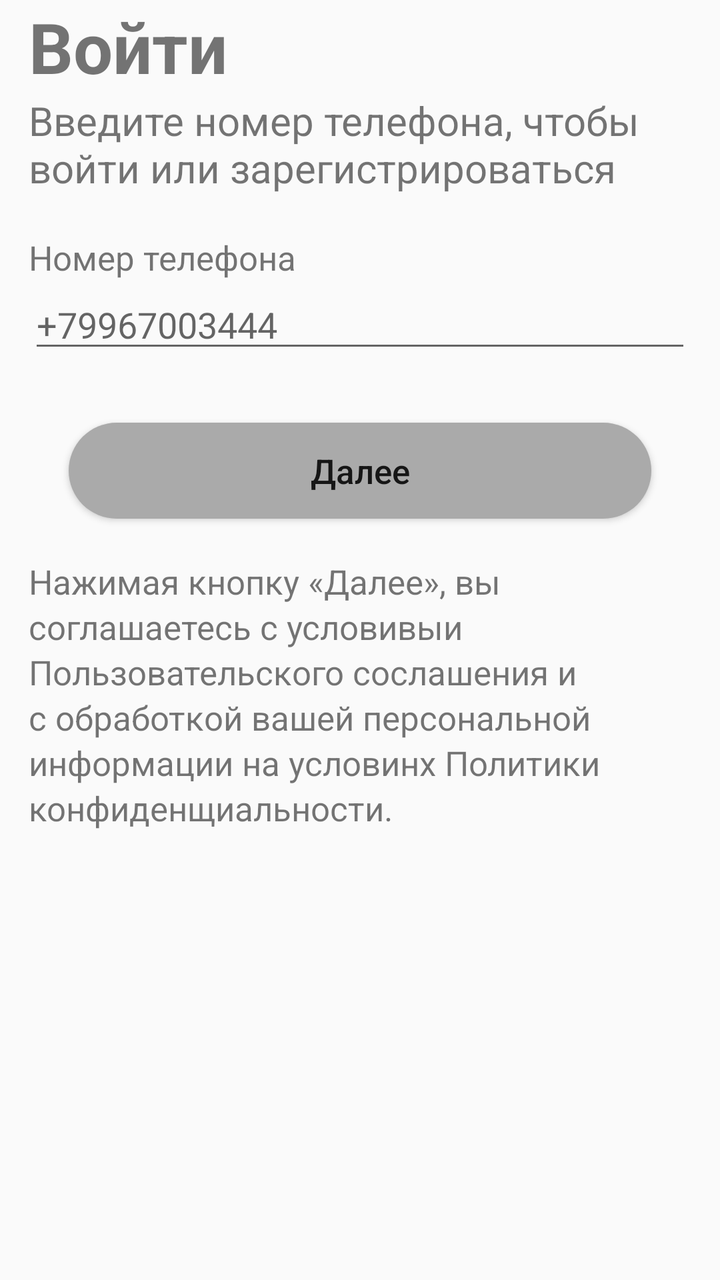
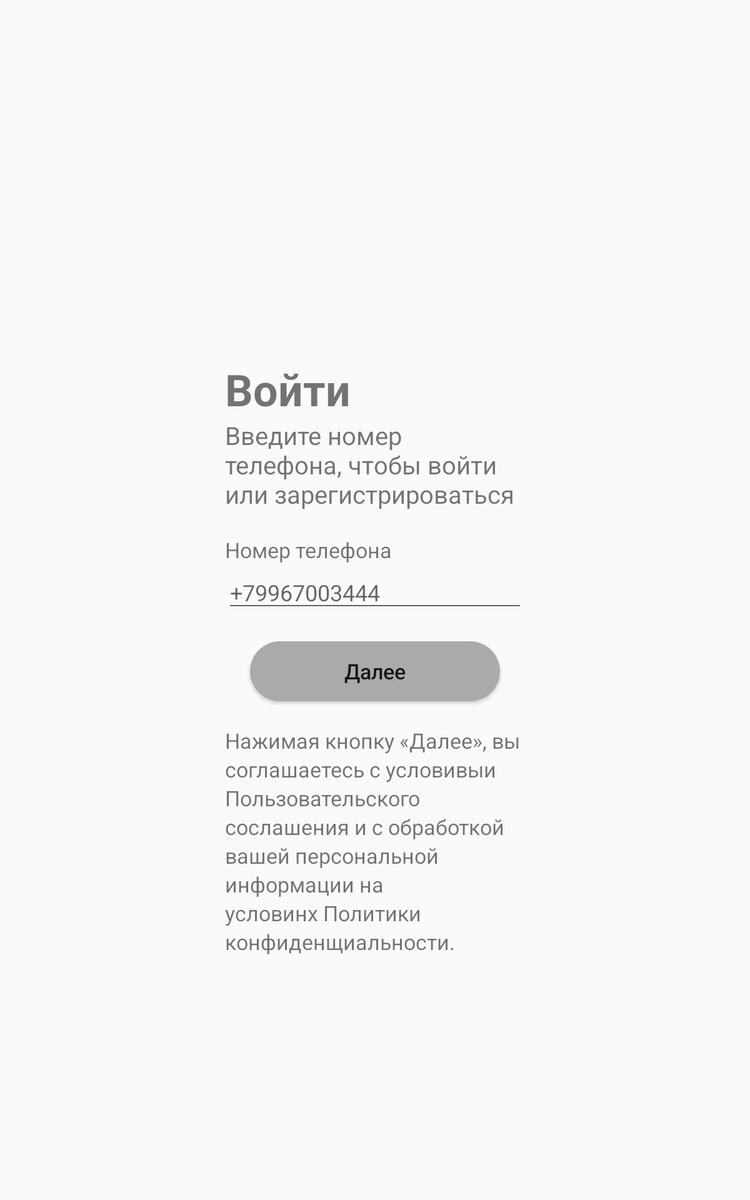

First picture: res/layout/ on a phone held upright. Second picture: the repository's own variant of that layout, on a device whose configuration matches the variant's folder. Source for both follows.
<!-- AndroidManifest.xml: application theme Theme.MobileClient -->
<!-- res/layout/fragment_authorization.xml -->
<?xml version="1.0" encoding="utf-8"?>
<FrameLayout xmlns:android="http://schemas.android.com/apk/res/android"
    xmlns:app="http://schemas.android.com/apk/res-auto"
    xmlns:tools="http://schemas.android.com/tools"
    android:layout_width="match_parent"
    android:layout_height="match_parent"
    tools:context=".presentation.AuthorizationFragment">

    <androidx.constraintlayout.widget.ConstraintLayout

        android:layout_width="match_parent"
        android:layout_height="match_parent">

        <TextView
            android:id="@+id/enter"
            android:layout_width="0dp"
            android:layout_height="wrap_content"
            android:text="@string/enter"
            android:textSize="35sp"
            android:textStyle="bold"
            app:layout_constraintLeft_toRightOf="@+id/guidelineLeft"
            app:layout_constraintTop_toTopOf="parent" />

        <TextView
            android:id="@+id/text_1"
            android:layout_width="0dp"
            android:layout_height="wrap_content"
            android:text="@string/authorization_text_1"
            android:textSize="20sp"
            app:layout_constrainedHeight="true"
            app:layout_constrainedWidth="true"
            app:layout_constraintLeft_toRightOf="@+id/guidelineLeft"
            app:layout_constraintRight_toLeftOf="@id/guidelineRight"
            app:layout_constraintTop_toBottomOf="@id/enter" />

        <TextView
            android:id="@+id/text_2"
            android:layout_width="0dp"
            android:layout_height="wrap_content"
            android:layout_marginTop="20sp"
            android:text="@string/authorization_text_2"
            android:textSize="17sp"
            app:layout_constraintLeft_toRightOf="@+id/guidelineLeft"
            app:layout_constraintTop_toBottomOf="@id/text_1" />

        <LinearLayout
            android:id="@+id/linerLay"
            android:layout_width="0dp"
            android:layout_height="wrap_content"
            app:layout_constraintEnd_toEndOf="@id/guidelineRight"
            app:layout_constraintStart_toStartOf="@id/guidelineLeft"
            app:layout_constraintTop_toBottomOf="@id/text_2">

            <EditText
                android:id="@+id/input_number"
                android:layout_width="match_parent"
                android:layout_height="wrap_content"
                android:hint="@string/number_phone"
                android:inputType="number|phone"
                android:selectAllOnFocus="true"
                android:stretchColumns="1" />
        </LinearLayout>
        <TextView
            android:id="@+id/text_error"
            android:visibility="gone"
            android:layout_width="0dp"
            android:layout_height="wrap_content"
            android:text="@string/error"
            android:textSize="17sp"
            android:textColor="@color/red"
            app:layout_constraintLeft_toRightOf="@+id/guidelineLeft"
            app:layout_constraintTop_toBottomOf="@id/linerLay" />

        <Button
            android:id="@+id/button"
            style="@style/MyStyle.ButtonMain"
            android:layout_width="0dp"
            android:layout_height="wrap_content"
            android:layout_marginTop="30sp"
            android:layout_marginStart="20sp"
            android:layout_marginEnd="20sp"
            android:text="@string/further"
            android:textAllCaps="false"
            android:textSize="17sp"
            app:layout_constraintEnd_toStartOf="@id/guidelineRight"
            app:layout_constraintStart_toStartOf="@id/guidelineLeft"
            app:layout_constraintTop_toBottomOf="@id/linerLay" />

        <TextView
            android:id="@+id/text_3"
            android:layout_width="0dp"
            android:layout_height="wrap_content"
            android:layout_marginTop="20sp"
            android:lineSpacingExtra="3dp"
            android:text="@string/user_agreement"
            android:textSize="17sp"
            app:layout_constrainedHeight="true"
            app:layout_constrainedWidth="true"
            app:layout_constraintLeft_toRightOf="@+id/guidelineLeft"
            app:layout_constraintRight_toLeftOf="@id/guidelineRight"
            app:layout_constraintTop_toBottomOf="@+id/button" />


        <androidx.constraintlayout.widget.Guideline
            android:id="@+id/guidelineLeft"
            android:layout_width="wrap_content"
            android:layout_height="wrap_content"
            android:orientation="vertical"
            app:layout_constraintGuide_percent="0.04" />

        <androidx.constraintlayout.widget.Guideline
            android:id="@+id/guidelineRight"
            android:layout_width="wrap_content"
            android:layout_height="wrap_content"
            android:orientation="vertical"
            app:layout_constraintGuide_percent="0.96" />

        <ProgressBar
            android:id="@+id/progressBar"
            style="?android:attr/progressBarStyle"
            android:layout_width="wrap_content"
            android:layout_height="wrap_content"
            android:visibility="gone"
            app:layout_constraintBottom_toBottomOf="parent"
            app:layout_constraintEnd_toEndOf="parent"
            app:layout_constraintStart_toStartOf="parent"
            app:layout_constraintTop_toTopOf="parent" />

    </androidx.constraintlayout.widget.ConstraintLayout>

</FrameLayout>
<!-- resources referenced by this layout -->
<resources>
  <color name="red">#FF0000</color>
  <string name="authorization_text_1">Введите номер телефона, чтобы войти или зарегистрироваться</string>
  <string name="authorization_text_2">Номер телефона</string>
  <string name="enter">Войти</string>
  <string name="error">Ошибка, возможно проблема частых запросов </string>
  <string name="further">Далее</string>
  <string name="number_phone">+79967003444</string>
  <string name="user_agreement">Нажимая кнопку «Далее», вы соглашаетесь с условивыи Пользовательского сослашения и с обработкой вашей персональной информации на условинх Политики конфиденщиальности.</string>
  <style name="MyStyle.ButtonMain">
          <item name="android:background">@drawable/button_main</item>
      </style>
  <style name="Theme.MobileClient" parent="Theme.AppCompat.Light.NoActionBar">
          
          <item name="colorPrimary">@color/white</item>
          <item name="colorPrimaryVariant">@color/white</item>
          <item name="colorOnPrimary">@color/white</item>
          
          <item name="colorSecondary">@color/teal_200</item>
          <item name="colorSecondaryVariant">@color/teal_700</item>
          <item name="colorOnSecondary">@color/black</item>
          
          <item name="android:statusBarColor" tools:targetApi="l">?attr/colorPrimaryVariant</item>
          
      </style>
  <!-- drawable button_main (drawable) -->
  <?xml version="1.0" encoding="utf-8"?>
  <selector xmlns:android="http://schemas.android.com/apk/res/android">
      <item android:drawable="@drawable/rounded_button"/>
      <item android:state_pressed="true"
          android:drawable="@drawable/rounded_button"/>
  </selector>
  <color name="white">#FFFFFFFF</color>
  <color name="teal_200">#FF03DAC5</color>
  <color name="teal_700">#FF018786</color>
  <color name="black">#FF000000</color>
  <!-- drawable rounded_button (drawable) -->
  <?xml version="1.0" encoding="utf-8"?>
  <shape xmlns:android="http://schemas.android.com/apk/res/android" android:shape="rectangle" >
      <corners
          android:radius="100dp"
          />
      <gradient
          android:angle="45"
          android:centerX="35%"
          android:centerColor="#AAAAAA"
          android:startColor="#AAAAAA"
          android:endColor="#AAAAAA"
          android:type="linear"
          />
      <padding
          android:left="0dp"
          android:top="0dp"
          android:right="0dp"
          android:bottom="0dp"
          />
  
  </shape>
</resources>
<!-- res/layout-large/fragment_authorization.xml (the repository's variant of the layout above) -->
<!-- drawn on a 7-inch tablet held upright -->
<?xml version="1.0" encoding="utf-8"?>
<FrameLayout xmlns:android="http://schemas.android.com/apk/res/android"
    xmlns:app="http://schemas.android.com/apk/res-auto"
    xmlns:tools="http://schemas.android.com/tools"
    android:layout_width="match_parent"
    android:layout_height="match_parent"
    tools:context=".presentation.AuthorizationFragment">

    <androidx.constraintlayout.widget.ConstraintLayout
        
        android:layout_width="match_parent"
        android:layout_height="match_parent">

        <androidx.constraintlayout.widget.Guideline
            android:id="@+id/guidelineTop"
            android:layout_width="wrap_content"
            android:layout_height="wrap_content"
            android:orientation="horizontal"
            app:layout_constraintGuide_percent="0.30" />



        <TextView
            android:id="@+id/enter"
            android:layout_width="0dp"
            android:layout_height="wrap_content"
            android:text="@string/enter"
            android:textSize="35sp"
            android:textStyle="bold"
            app:layout_constraintLeft_toRightOf="@+id/guidelineLeft"
            app:layout_constraintTop_toTopOf="@+id/guidelineTop" />

        <TextView
            android:id="@+id/text_1"
            android:layout_width="0dp"
            android:layout_height="wrap_content"
            android:text="@string/authorization_text_1"
            android:textSize="20sp"
            app:layout_constrainedHeight="true"
            app:layout_constrainedWidth="true"
            app:layout_constraintLeft_toRightOf="@+id/guidelineLeft"
            app:layout_constraintRight_toLeftOf="@id/guidelineRight"
            app:layout_constraintTop_toBottomOf="@id/enter" />

        <TextView
            android:id="@+id/text_2"
            android:layout_width="0dp"
            android:layout_height="wrap_content"
            android:layout_marginTop="20sp"
            android:text="@string/authorization_text_2"
            android:textSize="17sp"
            app:layout_constraintLeft_toRightOf="@+id/guidelineLeft"
            app:layout_constraintTop_toBottomOf="@id/text_1" />

        <LinearLayout
            android:id="@+id/linerLay"
            android:layout_width="0dp"
            android:layout_height="wrap_content"
            app:layout_constraintEnd_toEndOf="@id/guidelineRight"
            app:layout_constraintStart_toStartOf="@id/guidelineLeft"
            app:layout_constraintTop_toBottomOf="@id/text_2">

            <EditText
                android:id="@+id/input_number"
                android:layout_width="match_parent"
                android:layout_height="wrap_content"
                android:hint="@string/number_phone"
                android:inputType="number|phone"
                android:selectAllOnFocus="true"
                android:stretchColumns="1" />
        </LinearLayout>
        <TextView
            android:id="@+id/text_error"
            android:visibility="gone"
            android:layout_width="0dp"
            android:layout_height="wrap_content"
            android:text="@string/error"
            android:textSize="17sp"
            android:textColor="@color/red"
            app:layout_constraintLeft_toRightOf="@+id/guidelineLeft"
            app:layout_constraintTop_toBottomOf="@id/linerLay" />

        <Button
            android:id="@+id/button"
            style="@style/MyStyle.ButtonMain"
            android:layout_width="0dp"
            android:layout_height="wrap_content"
            android:layout_margin="20sp"
            android:text="@string/further"
            android:textAllCaps="false"
            android:textSize="17sp"
            app:layout_constraintEnd_toStartOf="@+id/guidelineRight"
            app:layout_constraintStart_toStartOf="@+id/guidelineLeft"
            app:layout_constraintTop_toBottomOf="@+id/linerLay" />

        <TextView
            android:id="@+id/text_3"
            android:layout_width="0dp"
            android:layout_height="wrap_content"
            android:layout_marginTop="20sp"
            android:lineSpacingExtra="3dp"
            android:text="@string/user_agreement"
            android:textSize="17sp"
            app:layout_constrainedHeight="true"
            app:layout_constrainedWidth="true"
            app:layout_constraintLeft_toRightOf="@+id/guidelineLeft"
            app:layout_constraintRight_toLeftOf="@id/guidelineRight"
            app:layout_constraintTop_toBottomOf="@+id/button" />


        <androidx.constraintlayout.widget.Guideline
            android:id="@+id/guidelineLeft"
            android:layout_width="wrap_content"
            android:layout_height="wrap_content"
            android:orientation="vertical"
            app:layout_constraintGuide_percent="0.30" />

        <androidx.constraintlayout.widget.Guideline
            android:id="@+id/guidelineRight"
            android:layout_width="wrap_content"
            android:layout_height="wrap_content"
            android:orientation="vertical"
            app:layout_constraintGuide_percent="0.70" />

        <ProgressBar
            android:id="@+id/progressBar"
            style="?android:attr/progressBarStyle"
            android:layout_width="wrap_content"
            android:layout_height="wrap_content"
            android:visibility="gone"
            app:layout_constraintBottom_toBottomOf="parent"
            app:layout_constraintEnd_toEndOf="parent"
            app:layout_constraintStart_toStartOf="parent"
            app:layout_constraintTop_toTopOf="parent" />


    </androidx.constraintlayout.widget.ConstraintLayout>

</FrameLayout>
